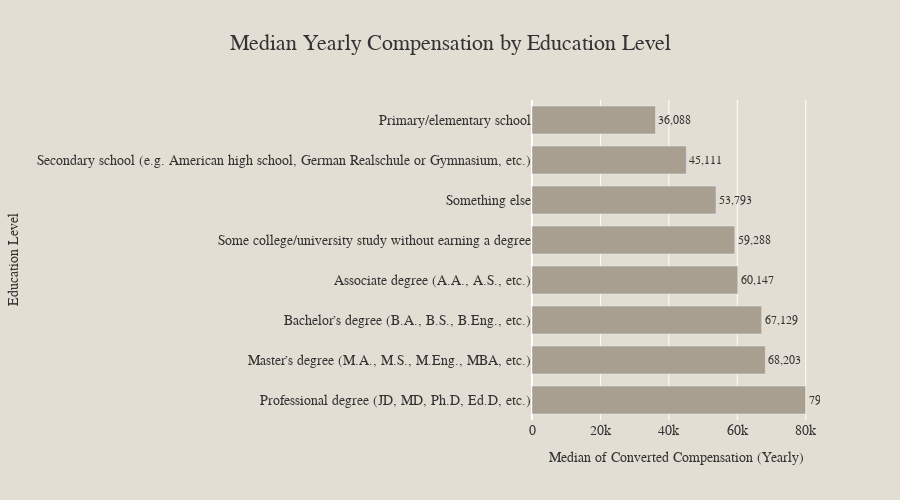

The notebook cell saved with this chart:
### Code cell
# Median Yearly Compensation by Education Level (Global)

import plotly.express as px

# Remove rows with missing compensation or education level
df_median = df.dropna(subset=['ConvertedCompYearly', 'EdLevel'])

# Group by 'EdLevel' and calculate the median compensation
median_comp = (
    df_median.groupby('EdLevel')['ConvertedCompYearly']
    .median()
    .reset_index()
    .rename(columns={'ConvertedCompYearly': 'MedianComp'})
    .sort_values('MedianComp', ascending=False)
)

custom_bar_color = '#A89F91'
background_color = '#E2DED3'
font_color = '#333333'

# Create the interactive bar chart
fig = px.bar(
    median_comp,
    x='MedianComp',
    y='EdLevel',
    orientation='h',
    color_discrete_sequence=[custom_bar_color],
    title='Median Yearly Compensation by Education Level',
    labels={
        'MedianComp': 'Median of Converted Compensation (Yearly)',
        'EdLevel': 'Education Level'
    },
    text='MedianComp'
)

# Update layout for aesthetics and theme matching
fig.update_traces(
    texttemplate='%{text:,.0f}',
    textposition='outside',
    textfont=dict(size=12, color=font_color)
)
fig.update_layout(
    yaxis=dict(automargin=True, tickfont=dict(size=14, color=font_color)),
    xaxis=dict(tickfont=dict(size=14, color=font_color), title='Median of Converted Compensation (Yearly)'),
    title=dict(x=0.5, font=dict(size=22, color=font_color)),
    plot_bgcolor=background_color,
    paper_bgcolor=background_color,
    bargap=0.3,
    coloraxis_showscale=False,
    height=500,
    font=dict(family='Arial, sans-serif', color=font_color)
)

fig.show()
html_str = fig.to_html(full_html=False, include_plotlyjs='cdn')

# Save the snippet to a file
with open("median_salary_by_edlevel_snippet.html", "w") as f:
    f.write(html_str)

### Figure 1 — Plotly figure (JSON) as saved in the notebook; plotly's stock layout.template omitted (floating-point values rounded to 4 significant figures)
{"data": [{"hovertemplate": "Median of Converted Compensation (Yearly)=%{text}<br>Education Level=%{y}<extra></extra>", "legendgroup": "", "marker": {"color": "#A89F91", "pattern": {"shape": ""}}, "name": "", "orientation": "h", "showlegend": false, "text": [79960.0, 68200.0, 67130.0, 60150.0, 59290.0, 53790.0, 45110.0, 36090.0], "textfont": {"color": "#333333", "size": 12}, "textposition": "outside", "texttemplate": "%{text:,.0f}", "type": "bar", "x": [79960.0, 68200.0, 67130.0, 60150.0, 59290.0, 53790.0, 45110.0, 36090.0], "xaxis": "x", "y": ["Professional degree (JD, MD, Ph.D, Ed.D, etc.)", "Master’s degree (M.A., M.S., M.Eng., MBA, etc.)", "Bachelor’s degree (B.A., B.S., B.Eng., etc.)", "Associate degree (A.A., A.S., etc.)", "Some college/university study without earning a degree", "Something else", "Secondary school (e.g. American high school, German Realschule or Gymnasium, etc.)", "Primary/elementary school"], "yaxis": "y"}], "layout": {"bargap": 0.3, "barmode": "relative", "coloraxis": {"showscale": false}, "font": {"color": "#333333", "family": "Arial, sans-serif"}, "height": 500, "legend": {"tracegroupgap": 0}, "paper_bgcolor": "#E2DED3", "plot_bgcolor": "#E2DED3", "title": {"font": {"color": "#333333", "size": 22}, "text": "Median Yearly Compensation by Education Level", "x": 0.5}, "xaxis": {"anchor": "y", "domain": [0, 1], "tickfont": {"color": "#333333", "size": 14}, "title": {"text": "Median of Converted Compensation (Yearly)"}}, "yaxis": {"anchor": "x", "automargin": true, "domain": [0, 1], "tickfont": {"color": "#333333", "size": 14}, "title": {"text": "Education Level"}}}}
